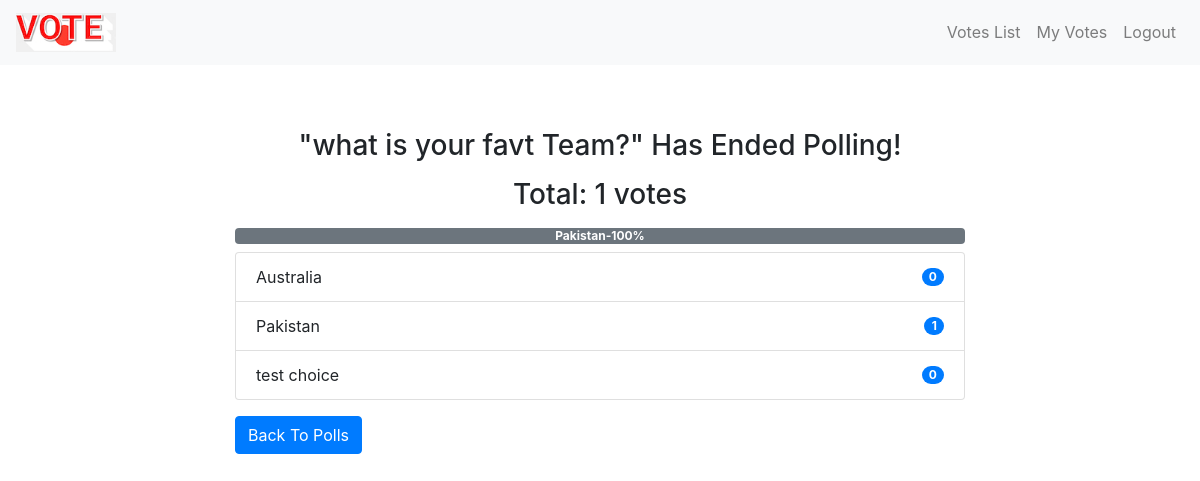
Screenshot of /polls/end/31/ (signed in) with the database file from the repository.
### polls/models.py (models this page shows, shortened)
class Poll(models.Model):
    owner = models.ForeignKey(User, on_delete=models.CASCADE)
    text = models.TextField()
    pub_date = models.DateTimeField(default=timezone.now)
    active = models.BooleanField(default=True)
    created_at = models.DateTimeField(auto_now_add=True)
    @property
    def get_vote_count(self):
        return self.vote_set.count()
    def get_result_dict(self):
        res = []
        for choice in self.choice_set.all():
            d = {}
            alert_class = ['primary', 'secondary', 'success',
                           'danger', 'dark', 'warning', 'info']
            d['alert_class'] = secrets.choice(alert_class)
            d['text'] = choice.choice_text
            d['num_votes'] = choice.get_vote_count
            if not self.get_vote_count:
                d['percentage'] = 0
            else:
                d['percentage'] = (choice.get_vote_count /
                                   self.get_vote_count)*100
            res.append(d)
        return res

class Choice(models.Model):
    poll = models.ForeignKey(Poll, on_delete=models.CASCADE)
    choice_text = models.CharField(max_length=255)
    created_at = models.DateTimeField(auto_now_add=True)
    updated_at = models.DateTimeField(auto_now=True)
    @property
    def get_vote_count(self):
        return self.vote_set.count()

### polls/views.py (the view)
# urls.py: path('end/<int:poll_id>/', views.end_poll, name='end_poll'),
@login_required
def end_poll(request, poll_id):
    poll = get_object_or_404(Poll, pk=poll_id)
    if request.user != poll.owner:
        return redirect('home')
    if poll.active is True:
        poll.active = False
        poll.save()
        return render(request, 'polls/poll_result.html', {'poll': poll})
    else:
        return render(request, 'polls/poll_result.html', {'poll': poll})

### polls/templates/polls/poll_result.html
{% extends 'base.html' %}
{% block content %}
<div class="container">
    {% if messages %}
    <div class="messages">
        {% for message in messages %}
        <div {% if message.tags %} class="{{ message.tags }}" {% endif %}>{{ message }}
            <button type="button" class="close" data-dismiss="alert" aria-label="Close">
                <span aria-hidden="true">&times;</span>
            </button>
        </div>
        {% endfor %}
    </div>
    {% else %}
    <div class="row">
        <div class="col-md-8 offset-sm-2">
            {% if poll.active %}
            <h3 class="mt-3 mb-3 text-center">Result for: {{ poll.text }}</h3>
            {% else %}
            <h3 class="mt-3 mb-3 text-center">"{{ poll.text }}" Has Ended Polling!</h3>
            {% endif %}
            <h3 class="mb-2 text-center">Total: {{ poll.get_vote_count }} votes</h3>
            <div class="progress mt-3 mb-2">
                {% for choice in poll.get_result_dict %}
                <div class="progress-bar bg-{{ choice.alert_class }}" role="progressbar" style="width: {{ choice.percentage }}%;"
                    aria-valuenow="30" aria-valuemin="0" aria-valuemax="100"><b>
                        {{choice.text|truncatewords:2}}-{{choice.percentage|floatformat}}%</b>
                </div>
                {% endfor %}
            </div>
            <ul class="list-group">
                {% for choice in poll.choice_set.all %}
                <li class="list-group-item d-flex justify-content-between align-items-center">
                    {{ choice.choice_text }}
                    <span class="badge badge-primary badge-pill">{{ choice.get_vote_count }}</span>
                </li>
                {% endfor %}
            </ul>
            {% endif %}
            <a class="btn btn-primary mt-3" href="{% url 'polls:list' %}" role="button">Back To Polls</a>
        </div>
    </div>
</div>
{% endblock content %}

### rows the page displays
Poll: text "what is your favt Team?", get_vote_count "1"
Choice: text "Pakistan", choice_text "Pakistan", get_vote_count "1"
Choice: choice_text "Australia", get_vote_count "0"
Choice: choice_text "test choice", get_vote_count "0"

### other values shown
{{ choice.percentage|floatformat }} "100"
